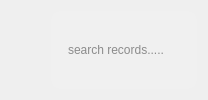
            <widget class="QFrame" name="searchframe">
             <property name="sizePolicy">
              <sizepolicy hsizetype="Expanding" vsizetype="Expanding">
               <horstretch>0</horstretch>
               <verstretch>0</verstretch>
              </sizepolicy>
             </property>
             <property name="styleSheet">
              <string notr="true"/>
             </property>
             <layout class="QHBoxLayout" name="horizontalLayout_4">
              <property name="spacing">
               <number>0</number>
              </property>
              <property name="sizeConstraint">
               <enum>QLayout::SetDefaultConstraint</enum>
              </property>
              <item>
               <spacer name="horizontalSpacer_2">
                <property name="orientation">
                 <enum>Qt::Horizontal</enum>
                </property>
                <property name="sizeHint" stdset="0">
                 <size>
                  <width>40</width>
                  <height>20</height>
                 </size>
                </property>
               </spacer>
              </item>
              <item>
               <widget class="QLineEdit" name="searchBar">
                <property name="sizePolicy">
                 <sizepolicy hsizetype="Expanding" vsizetype="Expanding">
                  <horstretch>0</horstretch>
                  <verstretch>0</verstretch>
                 </sizepolicy>
                </property>
                <property name="autoFillBackground">
                 <bool>false</bool>
                </property>
                <property name="styleSheet">
                 <string notr="true">QLineEdit#searchBar {
    background-color: #F0F0F0;
    border-top-left-radius: 10px;
 	border-bottom-left-radius: 10px;
    font: 57 12pt &quot;Montserrat Medium&quot;;
    color: rgb(39, 39, 39);
    padding-left: 15px;
    border: none;
}
</string>
                </property>
                <property name="placeholderText">
                 <string>search records.....</string>
                </property>
               </widget>
              </item>
              <item>
               <widget class="QFrame" name="searchButton">
                <property name="styleSheet">
                 <string notr="true">QFrame{
background-color: #F0F0F0;
border-top-right-radius:10px;
border-bottom-right-radius:10px;
}
</string>
                </property>
                <property name="frameShape">
                 <enum>QFrame::StyledPanel</enum>
                </property>
                <property name="frameShadow">
                 <enum>QFrame::Raised</enum>
                </property>
                <layout class="QHBoxLayout" name="horizontalLayout_6">
                 <property name="spacing">
                  <number>9</number>
                 </property>
                 <property name="leftMargin">
                  <number>9</number>
                 </property>
                 <property name="topMargin">
                  <number>9</number>
                 </property>
                 <property name="rightMargin">
                  <number>9</number>
                 </property>
                 <property name="bottomMargin">
                  <number>9</number>
                 </property>
                 <item>
                  <widget class="QLabel" name="searchIcon">
                   <property name="maximumSize">
                    <size>
                     <width>24</width>
                     <height>24</height>
                    </size>
                   </property>
                   <property name="styleSheet">
                    <string notr="true"/>
                   </property>
                   <property name="text">
                    <string/>
                   </property>
                   <property name="pixmap">
                    <pixmap resource="resource.qrc">:/Icons/Icons/searchIcon.png</pixmap>
                   </property>
                   <property name="scaledContents">
                    <bool>true</bool>
                   </property>
                  </widget>
                 </item>
                </layout>
               </widget>
              </item>
             </layout>
            </widget>
